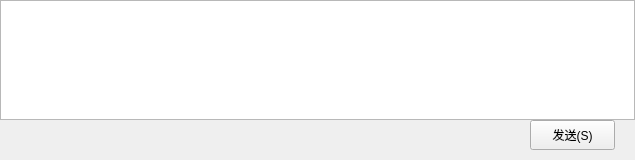
<?xml version="1.0" encoding="UTF-8"?>
<ui version="4.0">
 <class>ClientClass</class>
 <widget class="QWidget" name="ClientClass">
  <property name="geometry">
   <rect>
    <x>0</x>
    <y>0</y>
    <width>635</width>
    <height>160</height>
   </rect>
  </property>
  <property name="windowTitle">
   <string>Client</string>
  </property>
  <widget class="QPushButton" name="pushButtonSend">
   <property name="geometry">
    <rect>
     <x>530</x>
     <y>120</y>
     <width>85</width>
     <height>30</height>
    </rect>
   </property>
   <property name="text">
    <string>发送(S)</string>
   </property>
  </widget>
  <widget class="QTextEdit" name="textEditSend">
   <property name="geometry">
    <rect>
     <x>0</x>
     <y>0</y>
     <width>635</width>
     <height>120</height>
    </rect>
   </property>
  </widget>
 </widget>
 <layoutdefault spacing="6" margin="11"/>
 <resources/>
 <connections/>
</ui>
